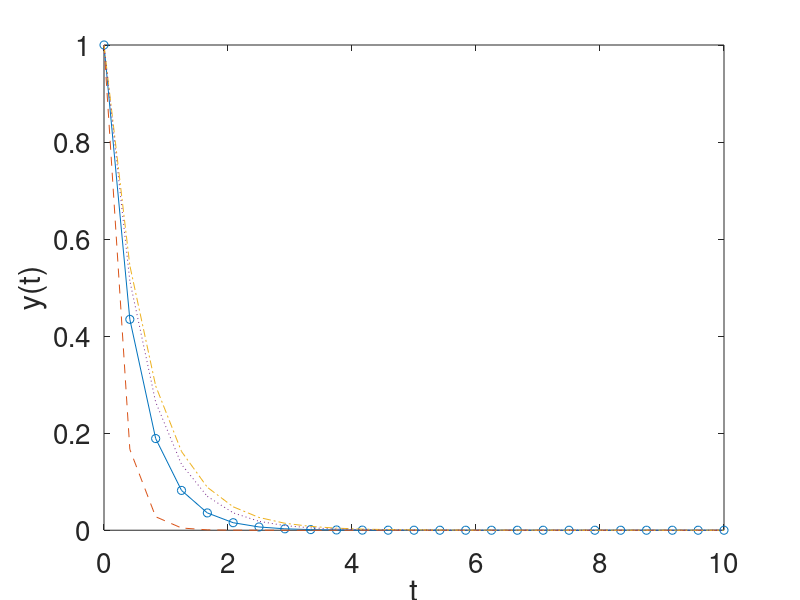
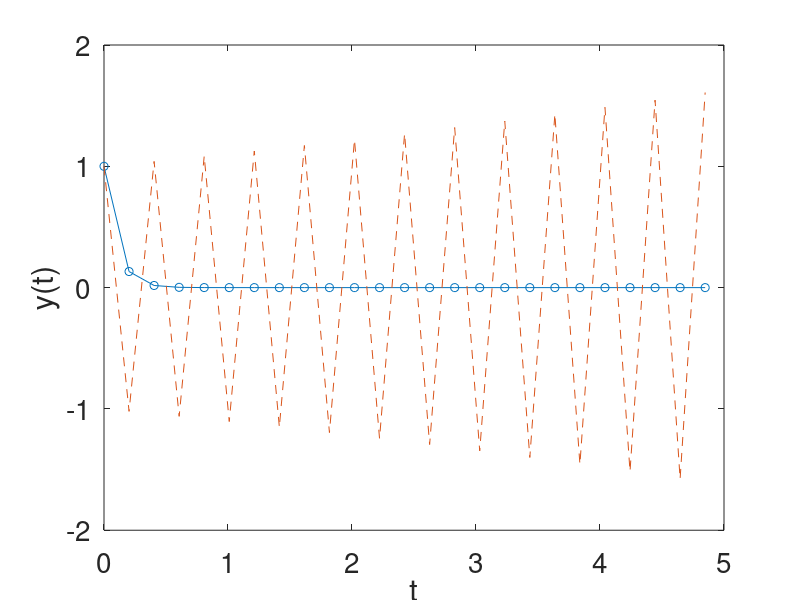
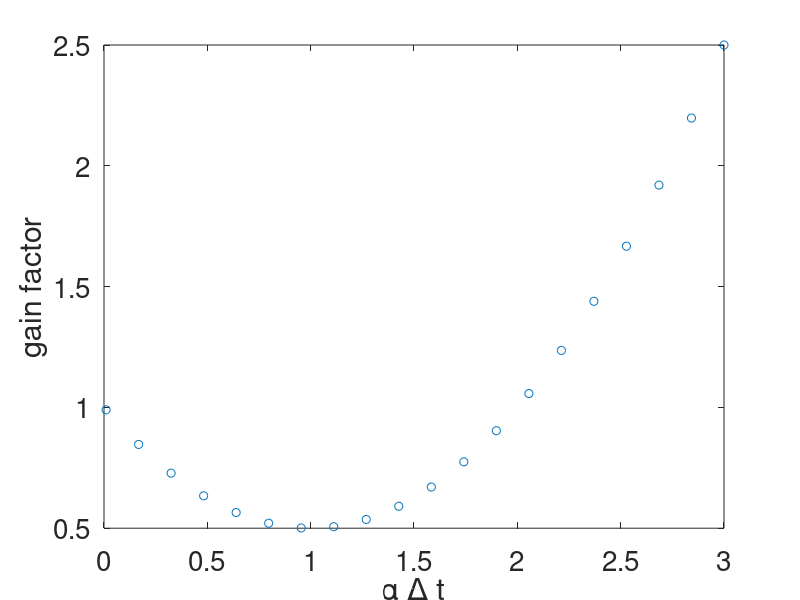

Write the MATLAB code that produced these figures, in order. (Note: this script raises an error after producing the figures.)
clear,clc,close all;


%% Gridding in time
N=25;
tmin=0;
tmax=10;
t=linspace(tmin,tmax,N);
dt=t(2)-t(1);


%% Test problem
y0=1;
alpha=2;
ybar=y0*exp(-alpha*t);
figure(1);
plot(t,ybar,'o-');
xlabel('t');
ylabel('y(t)');
set(gca,'FontSize',20);


%% Forward Euler solution
yfwd=zeros(1,N);
yfwd(1)=y0;
for n=2:N
    yfwd(n)=yfwd(n-1)*(1-alpha*dt);
end %for
hold on;
plot(t,yfwd,'--');


%% Backward Euler solution
ybwd=zeros(1,N);
ybwd(1)=y0;
for n=2:N
    ybwd(n)=ybwd(n-1)/(1+alpha*dt);
end %for
plot(t,ybwd,'-.');


%% Illustration of stability
alpha2=10;
dtmargin=2/alpha2;
dtstable=1/10*dtmargin;
dtunstable=1.01*dtmargin;

dt2=dtunstable;
t2=0:dt2:5;
N=numel(t);
y2bar=y0*exp(-alpha2*t2);

y2fwd=zeros(1,N);
y2fwd(1)=y0;
for n=2:N
    y2fwd(n)=y2fwd(n-1)*(1-alpha2*dt2);
end %for

figure;
plot(t2,y2bar,'o-');
xlabel('t');
ylabel('y(t)');
set(gca,'FontSize',20);
hold on;
plot(t2,y2fwd,'--');


%% Illustration of convergence
%run the code above with finer mesh, etc.


%% Second order method; RK2
yRK2=zeros(1,N);
yRK2(1)=y0;
for n=2:N
    yhalf=yRK2(n-1)+dt/2*(-alpha*yRK2(n-1));
    yRK2(n)=yRK2(n-1)+dt*(-alpha*yhalf);
end %for
figure(1);
plot(t,yRK2,':')


%% RK2 stability considerations, FDE analysis
adt=linspace(0.01,3,20);
ladt=numel(adt);
G=zeros(ladt,1);
for igain=1:ladt
    G(igain)=(1-adt(igain)+1/2*adt(igain).^2);
end %for
figure;
plot(adt,G,'o')
set(gca,'FontSize',20);
xlabel('\alpha \Delta t');
ylabel('gain factor');


%% RK4 example; comparison against first and second order methods
yRK4=zeros(1,N);
yRK4(1)=y0;
for n=2:N
    dy1=dt*fRK(t(n-1),yRK4(n-1),alpha);
    dy2=dt*fRK(t(n-1)+dt/2,yRK4(n-1)+dy1/2,alpha);
    dy3=dt*fRK(t(n-1)+dt/2,yRK4(n-1)+dy2/2,alpha);
    dy4=dt*fRK(t(n-1)+dt,yRK4(n-1)+dy3,alpha);
    
    yRK4(n)=yRK4(n-1)+1/6*(dy1+2*dy2+2*dy3+dy4);
end %for
figure(1);
plot(t,yRK4,'^-')
legend('exact','fwd Eul','bwd Eul.','RK2','RK4')


%% RK2 and systems of equations, oscillating charge example
q=-1.6e-19;
m=9.1e-31;
B=10000e-9;
omega=q*B/m;
tmin=0;
tmax=2*2*pi/abs(omega);
t=linspace(tmin,tmax,50);
dt=t(2)-t(1);
lt=numel(t);

vx=zeros(1,lt);
vy=zeros(1,lt);
vy(1)=1e3;
vx(1)=1e3;
for n=2:lt
    %step x and y components together, this is the half update
    vxhalf=vx(n-1)+dt/2*(omega*vy(n-1));
    vyhalf=vy(n-1)-dt/2*(omega*vx(n-1));
    
    %now the full update
    vx(n)=vx(n-1)+dt*(omega*vyhalf);
    vy(n)=vy(n-1)-dt*(omega*vxhalf);    
end %for
figure;
ax=plotyy(t,vx,t,vy);
set(ax(1),'FontSize',20);
set(ax(2),'FontSize',20);
xlabel('time (s)');
ylabel(ax(1),'v_x');
ylabel(ax(2),'v_y');


%integrate velocity to get position as a fn. of time
x=cumtrapz(t,vx);    %Matlab built-in for accumulating an integral value
y=cumtrapz(t,vy);
vz=1e3;
z=vz*t;

%comet plot demo
figure;
comet3(x,y,z)
set(gca,'FontSize',20);
xlabel('x');
ylabel('y');
zlabel('z');


%% Handling multiple time scales (ODE stiffness, book example from Gear's paper)
% dy/dx=-alpha*(y=F(t))+F'(t)
% y(t)=(y0-F(0))exp(-alpha*t)+F(t)
y0=1;
alpha=1000;
figure;

tsmin=0;
tsmax=4;
dts=0.002;
ts=tsmin:dts:tsmax;
ybar=(y0-2)*exp(-alpha*ts)+ts+2;
Ns=numel(ts);

plot(ts,ybar);
hold on;

yfwds=zeros(1,Ns);
yfwds(1)=y0;
ybwds=zeros(1,Ns);
ybwds(1)=y0;
for n=2:Ns
    yfwds(n)=yfwds(n-1)+dts*(-1000*(yfwds(n-1)-ts(n-1)-2)+1);
    ybwds(n)=(ybwds(n-1)+1000*ts(n-1)*dts+2001*dts)/(1+1000*dts);    
end %for
plot(ts,yfwds);
plot(ts,ybwds);
axis([0 4 1 6]);
set(gca,'FontSize',20);
legend('theory','fwd','bwd')


%% One dimensional boundary value problems (direct)
addpath ../linear_algebra;



rmpath ../linear_algebra;


%% 1D BVP iterative methods
addpath ../linear_algebra;



rmpath ../linear_algebra;


